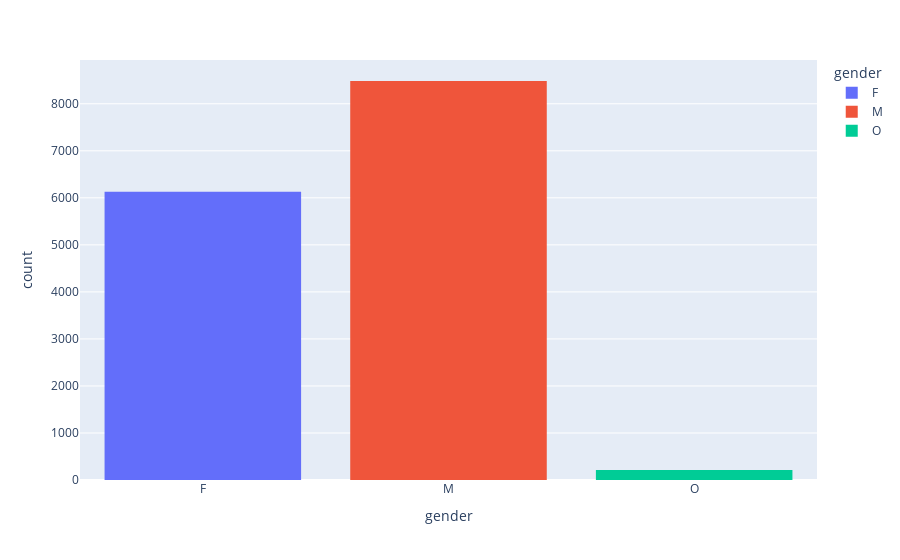

Notebook code for this chart:
### Markdown cell above
## 2.1 - Gender distribution of customers

### Code cell
fig = px.histogram(profile1, x="gender", color = 'gender')
fig.show()

### Figure 1 — Plotly figure (JSON) as saved in the notebook; plotly's stock layout.template omitted (floating-point values rounded to 4 significant figures; data arrays with more than 128 entries replaced by an {"elided": "..."} marker saying what was removed)
{"data": [{"alignmentgroup": "True", "bingroup": "x", "hovertemplate": "gender=%{x}<br>count=%{y}<extra></extra>", "legendgroup": "F", "marker": {"color": "#636efa", "pattern": {"shape": ""}}, "name": "F", "offsetgroup": "F", "orientation": "v", "showlegend": true, "type": "histogram", "x": {"elided": "6129 str values"}, "xaxis": "x", "yaxis": "y"}, {"alignmentgroup": "True", "bingroup": "x", "hovertemplate": "gender=%{x}<br>count=%{y}<extra></extra>", "legendgroup": "M", "marker": {"color": "#EF553B", "pattern": {"shape": ""}}, "name": "M", "offsetgroup": "M", "orientation": "v", "showlegend": true, "type": "histogram", "x": {"elided": "8484 str values"}, "xaxis": "x", "yaxis": "y"}, {"alignmentgroup": "True", "bingroup": "x", "hovertemplate": "gender=%{x}<br>count=%{y}<extra></extra>", "legendgroup": "O", "marker": {"color": "#00cc96", "pattern": {"shape": ""}}, "name": "O", "offsetgroup": "O", "orientation": "v", "showlegend": true, "type": "histogram", "x": {"elided": "212 str values"}, "xaxis": "x", "yaxis": "y"}], "layout": {"barmode": "relative", "legend": {"title": {"text": "gender"}, "tracegroupgap": 0}, "margin": {"t": 60}, "xaxis": {"anchor": "y", "categoryarray": ["F", "M", "O"], "categoryorder": "array", "domain": [0, 1], "title": {"text": "gender"}}, "yaxis": {"anchor": "x", "domain": [0, 1], "title": {"text": "count"}}}}
